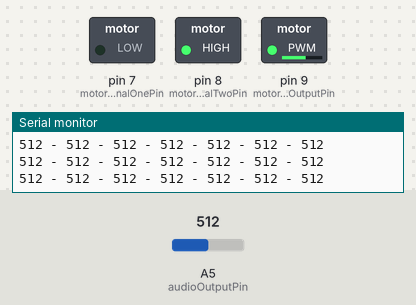
Simulated run of this sketch. Board: Arduino Uno, built with avr-gcc and run on an emulated ATmega328P. Parts: switched loads named in the sketch (green lamp = pin HIGH), the last lines printed to the serial monitor. Dashed ring = blinking. The test bench sets the inputs (shaded band); at power-on: A5 (audioOutputPin) = 512. Pins used as bus, display or sensor lines are not drawn.

Above: at 0.91 s.
1.3 s: A5 (audioOutputPin) set to 0
At 3.1 s:
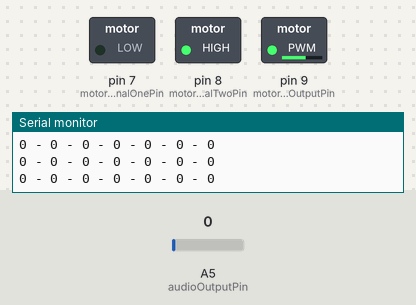
4.3 s: A5 (audioOutputPin) set to 90
6.6 s: A5 (audioOutputPin) set to 110
At 7.4 s:
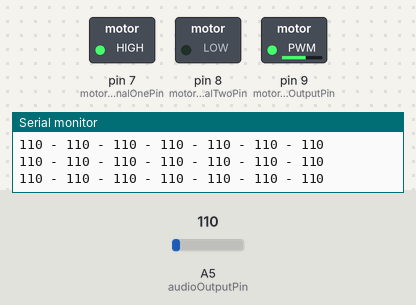
Timing chart, 0 to 15.6 s (numbered marks = the images above; inputs shaded):
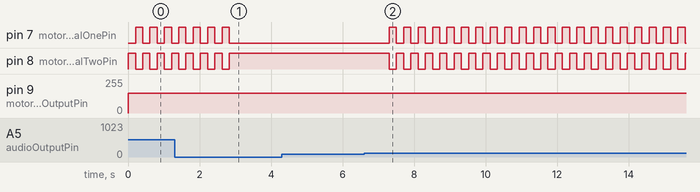

Measured:
- the behaviour switches between 100 and 101 on A5 (audioOutputPin) (found by bisection; images 1 and 2)
- after the input at 1.3 s, pin 7 (motorSignalOnePin): goes on until 2.8 s, then stays LOW; pin 8 (motorSignalTwoPin): goes on until 2.8 s, then stays HIGH
- after the input at 6.6 s, pin 7 (motorSignalOnePin), pin 8 (motorSignalTwoPin): alternates HIGH for 0.20 s and LOW for 0.20 s, starting after 0.70 s
- by itself, pin 7 (motorSignalOnePin), pin 8 (motorSignalTwoPin): alternates HIGH for 0.20 s and LOW for 0.20 s

The sketch:

talk.ino
```cpp
int audioStrobePin = 12;
int audioResetPin = 13;
int audioOutputPin = A5;
int motorPwmOutputPin = 9;
int motorSignalOnePin = 7;
int motorSignalTwoPin = 8;
int level[7];

void setup() {
  Serial.begin(9600);

  // Define pin modes
  pinMode(motorPwmOutputPin, OUTPUT);
  pinMode(motorSignalOnePin, OUTPUT);
  pinMode(motorSignalTwoPin, OUTPUT);

  pinMode(audioStrobePin, OUTPUT);
  pinMode(audioResetPin,  OUTPUT);
  pinMode(audioOutputPin,    INPUT);

  // Create an initial state for our pins
  digitalWrite(motorSignalOnePin, HIGH);
  digitalWrite(motorSignalTwoPin, HIGH);

  digitalWrite(audioResetPin,  LOW);
  digitalWrite(audioStrobePin, LOW);
  delay(1);

  // Reset the MSGEQ7 as per the datasheet timing diagram
  digitalWrite(audioResetPin,  HIGH);
  delay(1);
  digitalWrite(audioResetPin,  LOW);
  digitalWrite(audioStrobePin, HIGH);
  delay(1);
}


// int counter = 0;
// int sum = 0;

// int max = 0;
// int min = 9999;

void loop() {
  // Speed of actuator motor
  int pwmOutput = 150;
  analogWrite(motorPwmOutputPin, pwmOutput);

  // * Check if audio input is above threshold

  measureAudioSignals();
  bool talking = checkAudio();

  // If so, check if audio is high or low?

  // * If so, move mouth
  // * If not, make sure mouth is closed
  if(talking){
    extend(200);
    retract(200);
  } else {
    retract(200);
  }
}

void measureAudioSignals(){
  for (int i = 0; i < 7; i++) {
    digitalWrite(audioStrobePin, LOW);
    delayMicroseconds(100);                    // Delay necessary due to timing diagram
    level[i] = analogRead (audioOutputPin);
    digitalWrite(audioStrobePin, HIGH);
    delayMicroseconds(100);                    // Delay necessary due to timing diagram
  }
    Serial.println("");
    Serial.print(level[0]);
    Serial.print(" - ");
    Serial.print(level[1]);
    Serial.print(" - ");
    Serial.print(level[2]);
    Serial.print(" - ");
    Serial.print(level[3]);
    Serial.print(" - ");
    Serial.print(level[4]);
    Serial.print(" - ");
    Serial.print(level[5]);
    Serial.print(" - ");
    Serial.println(level[6]);
    Serial.println("");
}

// * Loop through each list of frequncies.
// * If average of the readings are at least ~50 over average, start moving mouth.
// * If none are above averages, return false to stop sound

// ? Baselines for 7 channels
// *1   Average: 49
// *2   Average: 63
// *3   Average: 57
// *4   Average: 70
// *5   Average: 90
// *6   Average: 110
// *7   Average: 139

int dict[7][6] =  { {0,0,0,0,0,0},  {0,0,0,0,0,0},  {0,0,0,0,0,0},  {0,0,0,0,0,0},  {0,0,0,0,0,0},  {0,0,0,0,0,0},  {0,0,0,0,0,0}};
int keys[7] = {100, 115, 115, 120, 140, 160, 190};
int index = 0;

bool checkAudio() {
  for (int i = 0; i < 7; i++) {
    dict[i][index] = level[i];

    int sum = 0;
    for(int j = 0; j < 6; j++){
      sum = sum + dict[i][j];
    }

    int avg = sum / 6;

    if(avg > keys[i]){
      if(index > 4) {
        index = 0;
      } else {
        index = index + 1;
      }
      return true;
    }

  }
  if(index > 4) {
    index = 0;
  } else {
    index = index + 1;
  }


  // * Loop through each list of frequncies.
  // * If average of the readings are at least ~50 over average, start moving mouth.
  // * If none are above averages, return false to stop sound

  // ? Baselines for 7 channels
  // *1   Average: 49
  // *2   Average: 63
  // *3   Average: 57
  // *4   Average: 70
  // *5   Average: 90
  // *6   Average: 110
  // *7   Average: 139

  return false;
}

void extend(int ms) {
  digitalWrite(motorSignalOnePin, HIGH);
  digitalWrite(motorSignalTwoPin, LOW);
  delay(ms);
}

void retract(int ms) {
  digitalWrite(motorSignalOnePin, LOW);
  digitalWrite(motorSignalTwoPin, HIGH);
  delay(ms);
}

void pause(int ms) {
  digitalWrite(motorSignalOnePin, HIGH);
  digitalWrite(motorSignalTwoPin, HIGH);
  delay(ms);
}
```
